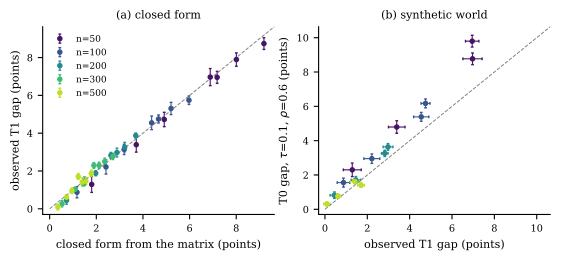

Reproduce this figure in Python.
"""Appendix figure (Q1a/Q1b): how well do the closed form and the synthetic world predict the real-matrix optimism?
(a) T1 exhaustive-search gap vs the closed form fed with the matrix's own sigma, r, tau (`gap_theory_from_matrix`), all main cells (K=2..300, n=50..500);
(b) T1 gap vs the T0 synthetic cells with the same (n, K) at tau=0.1, rho=0.6, base accuracy 0.3 (T0 not calibrated to the matrix).
Axes in points; bars 1.96 x delete-a-block SE (T1) and 1.96 x mcse (T0); dashed y=x. Reads results/summary_gap_t1.csv, t0_vs_t1_gap.csv. Writes figures/fig_t1_check.pdf"""
import numpy as np, pandas as pd, matplotlib.pyplot as plt
import style, common

style.apply()
s = pd.read_csv(common.path("summary_gap_t1.csv"))
s = s[(s.procedure == "exhaustive") & ~s.cell_id.str.contains("|m3", regex=False)]
t = pd.read_csv(common.path("t0_vs_t1_gap.csv"))
t = t[(t.t0_tau == 0.1) & (t.t0_rho == 0.6)]
fig, axs = plt.subplots(1, 2, figsize=(style.TEXT_WIDTH_IN, 2.5))
ns = sorted(s.n.unique()); cm = dict(zip(ns, plt.cm.viridis(np.linspace(0.05, 0.9, len(ns)))))
ax = axs[0]
for n, d in s.groupby("n"):
    ax.errorbar(100 * d.gap_theory_from_matrix, 100 * d.gap_mean, yerr=196 * d.gap_block_se, fmt="o", ms=3, lw=0.8, color=cm[n], capsize=1, label=f"n={n}")
ax.set_xlabel("closed form from the matrix (points)"); ax.set_ylabel("observed T1 gap (points)"); ax.set_title("(a) closed form", fontsize=8)
ax = axs[1]
for n, d in t.groupby("n"):
    ax.errorbar(100 * d.t1_gap_mean, 100 * d.t0_gap_mean, xerr=196 * d.t1_gap_block_se, yerr=196 * d.t0_gap_mcse, fmt="o", ms=3, lw=0.8, color=cm[n], capsize=1)
ax.set_xlabel("observed T1 gap (points)"); ax.set_ylabel("T0 gap, $\\tau$=0.1, $\\rho$=0.6 (points)"); ax.set_title("(b) synthetic world", fontsize=8)
for ax in axs:
    lim = max(ax.get_xlim()[1], ax.get_ylim()[1]); ax.plot([0, lim], [0, lim], "--", color="0.5", lw=0.7); ax.set_xlim(-0.3, lim); ax.set_ylim(-0.3, lim)
axs[0].legend(frameon=False, loc="upper left", fontsize=6.5)
fig.tight_layout(pad=0.4)
fig.savefig(f"{common.OUT}/fig_t1_check.pdf")
x = s.gap_mean * 100 - 100 * s.gap_theory_from_matrix
print("closed form vs observed: mean diff %.2f pts, max |diff| %.2f pts, cells %d; T0-T1 mean diff %.2f pts" % (x.mean(), x.abs().max(), len(x), (100 * (t.t0_gap_mean - t.t1_gap_mean)).mean()))
